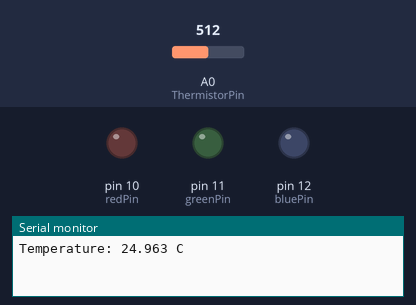
A sketch run on a simulated Arduino Uno, built with avr-gcc and run on an emulated ATmega328P. Parts: output pins drawn as LEDs (lit = HIGH), the last lines printed to the serial monitor. Inputs (shaded band) come from the test bench; at power-on: A0 (ThermistorPin) = 512.

Above: at 1.2 s.
1.3 s: A0 (ThermistorPin) set to 716
At 4.1 s:
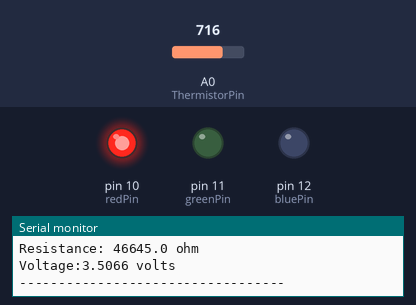
4.3 s: A0 (ThermistorPin) set to 511
At 6.4 s:
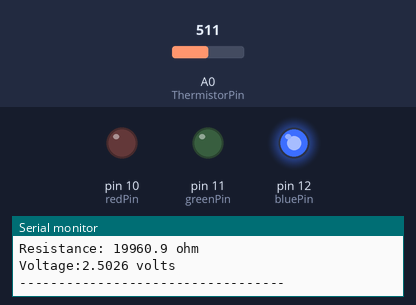
10.2 s: A0 (ThermistorPin) set to 70
At 12.7 s:
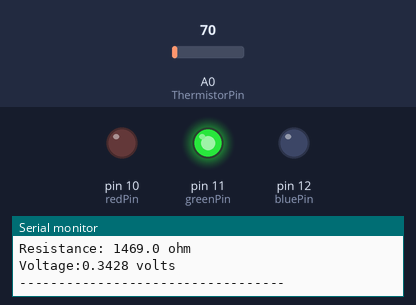
13.2 s: A0 (ThermistorPin) set to 61
At 15.6 s:
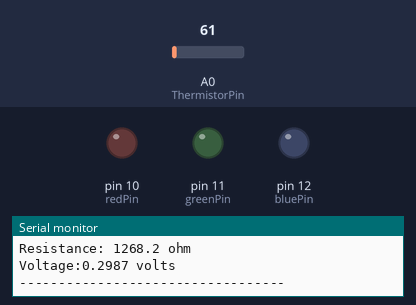
16.1 s: A0 (ThermistorPin) set to 900
At 17.4 s:
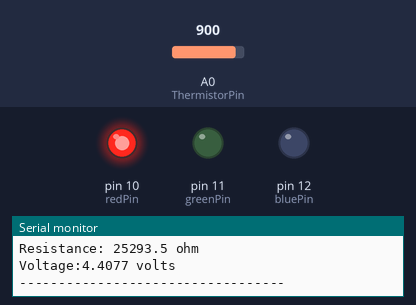
Timing chart, 0 to 20.1 s (numbered marks = the images above; inputs shaded):
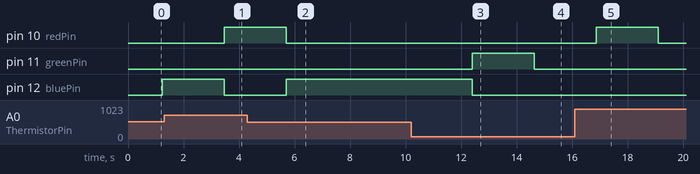

The sketch:

stenCoffs.ino
```cpp
const int ThermistorPin = 0, bluePin = 12, greenPin = 11, redPin = 10;
const int R_fixed = 20000, n = 3, delayTime = 200, i = 0;
double logR2, R2, T, total;
double A, B, C;

double blue1 = 20.01, blue2 = 40;    // Blue LED Ranges
double green1 = 40.01 , green2 = 100;   // Green LED Ranges
double red1 = 0, red2 = 20;      // Red LED  Ranges


void setup() {
  Serial.begin(9600);
  //analogReference(EXTERNAL);      // Uses 3.3v VDD


  pinMode(bluePin, OUTPUT);         // Enables digital output though pin
  pinMode(greenPin, OUTPUT);
  pinMode(redPin, OUTPUT);

  A = 1.02119*pow(10,-3);
  B = 2.22468*pow(10,-4);
  C = 1.33342*pow(10,-7);

}

void loop() {
      double res = volateToResistance(ThermistorPin), temperature = temp(res);
      Serial.print("Temperature: ");
      Serial.print(temperature,3);
      Serial.println(" C");

      Serial.print("Resistance: ");
      Serial.print(res, 1);
      Serial.println(" ohm");

      Serial.print("Voltage:");
      Serial.print((analogRead(ThermistorPin) * 5.015) / 1024.0, 4);
      Serial.println(" volts");
      Serial.println("----------------------------------");
      led(temperature);
      delay(1000);
}
double temp(double resis)
{
  logR2 = log(resis);
  T = (1.0 / (A + B*logR2 + C*logR2*logR2*logR2))- 273.15;
  return T;
}
double volateToResistance(int pin)
{
  total = 0; // reset
  for (int i = 0; i < 10000; i++) total += analogRead(pin);
  double R_thermistor = R_fixed * total / (10230000 - total);
  return R_thermistor;
}
void led(double temp)
{
  if(blue1 < temp && blue2 >= temp)
    digitalWrite(bluePin, HIGH);
  else
    digitalWrite(bluePin, LOW);

  if(green1 < temp && green2 > temp)
    digitalWrite(greenPin, HIGH);
  else
    digitalWrite(greenPin, LOW);

  if(red1 <= temp && red2 >= temp)
    digitalWrite(redPin, HIGH);
  else
    digitalWrite(redPin, LOW);
}
```

Measured:
- the behaviour switches between 67 and 66 on A0 (ThermistorPin) (found by bisection; images 3 and 4)
- after the input at 1.3 s, pin 10 (redPin): LOW → HIGH after 2.2 s; pin 12 (bluePin): HIGH → LOW after 2.2 s
- after the input at 4.3 s, pin 10 (redPin): HIGH → LOW after 1.4 s; pin 12 (bluePin): LOW → HIGH after 1.4 s
- after the input at 10.2 s, pin 11 (greenPin): LOW → HIGH after 2.2 s; pin 12 (bluePin): HIGH → LOW after 2.2 s
- after the input at 13.2 s, pin 11 (greenPin): HIGH → LOW after 1.4 s
- after the input at 16.1 s, pin 10 (redPin): LOW → HIGH after 0.77 s, → LOW 2.2 s later
